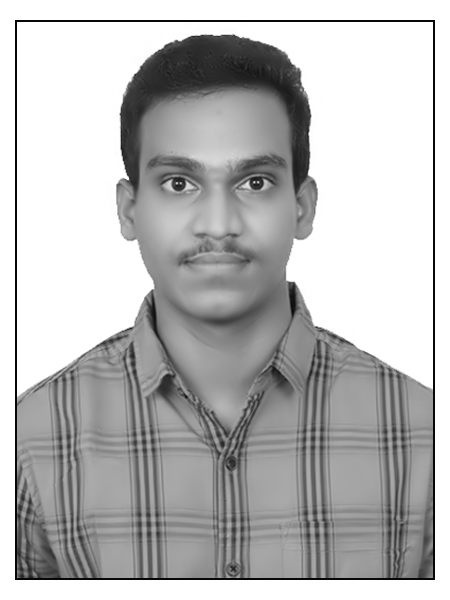
#> input picture 7_COMPUTER_VISION/Z_COMPUTER_VISION_LINE_DIAGRAMS.jpg, 450 x 600 px
$ jupyter execute A1_COMPUTER_VISION_LINE_DIAGRAMS.ipynb   (shell and % lines are left out)
#> lines starting #> are read from the running program, lines starting #| are printed output that depends on the picture
[cell 1]
import numpy as np
import cv2

[cell 2]
## Create a Black Image
img = np.zeros((512,512,3), np.uint8)
cv2.line(img, (240,330), (511,511), (255,0,0), 5)
cv2.rectangle(img, (240,330), (511,511), (0,255,0), 5)
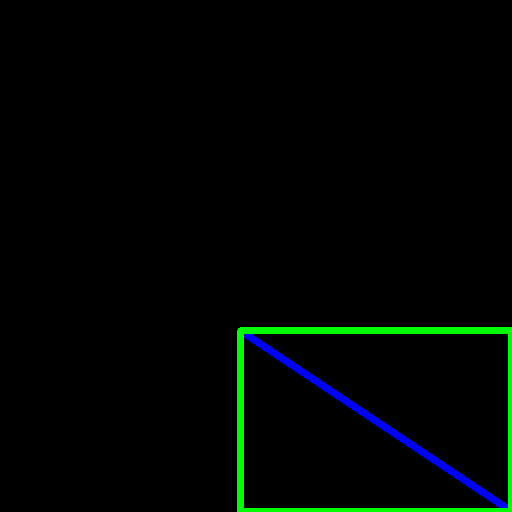
#> img: shape (512, 512, 3); mean of channels 0, 1, 2 2.2, 4.8, 0; drawn as B, G, R
cv2.circle(img, (240,330), 150, (0,0,255), 5)
pts = np.array([[213,45],[245,35],[370,40],[350,78]],np.int32)
pts = pts.reshape(-1,1,2)
cv2.polylines(img, [pts],True,(0,255,255))
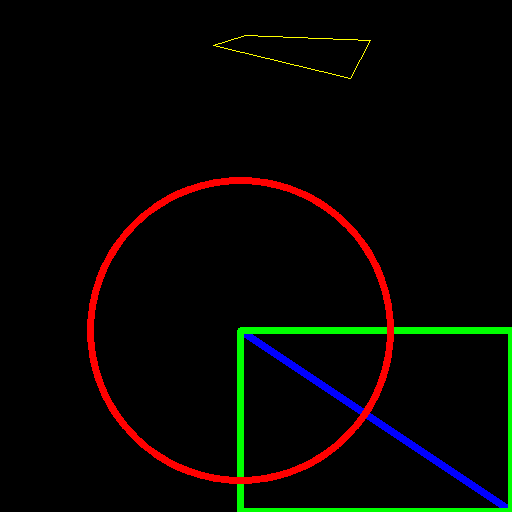
#> img: shape (512, 512, 3); mean of channels 0, 1, 2 2.1, 5, 6.7; drawn as B, G, R

cv2.imshow('sample_image', img)
cv2.waitKey(0)

1️⃣ np.zeros((512,512,3))
This creates a NumPy array filled with zeros.
512, 512 → Height and Width of the image (512 pixels × 512 pixels)
3 → Number of color channels (B, G, R in OpenCV)
So this means:
Create a 512×512 color image.

2️⃣ np.uint8
This defines the data type of each pixel.
uint8 = Unsigned 8-bit integer
Pixel values range from 0 to 255
Standard format for images

🎯 What does this line actually create?
It creates a completely black image of size 512×512.
Why black?
Because all pixel values are 0:
B = 0
G = 0
R = 0
And (0,0,0) = Black in RGB.

https://docs.opencv.org/4.x/d6/d00/tutorial_py_root.html

--> load an image and display

--> Use the function cv2. imread() to read an image.
--> The image should be in the working directory or a full path of image should be given.

--> Second argument is a flag which specifies the way image should be read.

--> CV2. IMREAD_COLOR: Loads a color image. Any transparency of image will be neglected. It is the default flag.
--> CV2.IMREAD_GRAYSCALE: Loads image in grayscale mode
--> CV2. IMREAD_UNCHANGED: Loads image as such including alpha channel
--> instead we can pass 1,0, -1 respectively

### Open_cv

[cell 3]
import cv2
img = cv2.imread("Z_COMPUTER_VISION_LINE_DIAGRAMS.jpg", 0)
#> img is the input picture: shape (600, 450); min 0, max 255, mean 185.4
print(type(img), img.shape, img)
#> (printed output is left out)
cv2.imshow('image', img)
k = cv2.waitKey(0)
#> (key Esc is pressed here)
if k == 27:  #wait for ESC Key to exit
    cv2.destroyAllWindows()
elif k == ord('s'):  #wait for 's' key to save and exit
    print("saving the image >>>")
    cv2.imwrite("Z_COMPUTER_VISION_LINE_DIAGRAMS.jpg", img)
    print("Image Saved")
    cv2.destroyAllWindows()

### Color_channels

[cell 4]
import cv2

image = cv2.imread("Z_COMPUTER_VISION_LINE_DIAGRAMS.jpg")

b = image.copy()
#set green and red channels to 0
b[:, :, 1] = 0
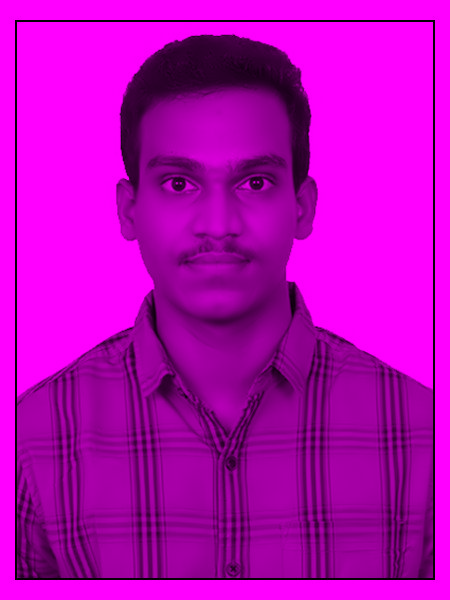
#> b: shape (600, 450, 3); mean B, G, R 185.4, 0, 185.4
b[:, :, 2] = 0
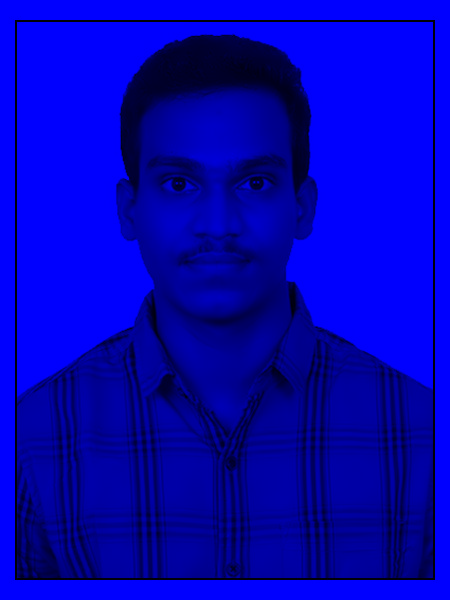
#> b: shape (600, 450, 3); mean B, G, R 185.4, 0, 0

g = image.copy()
#set blue and red channels to 0
g[:, :, 0] = 0
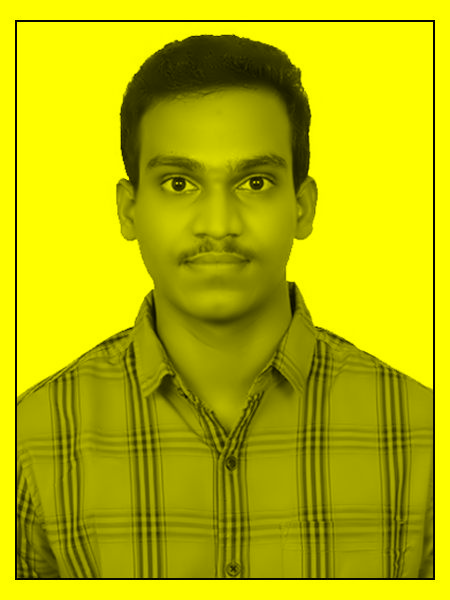
#> g: shape (600, 450, 3); mean B, G, R 0, 185.4, 185.4
g[:, :, 2] = 0
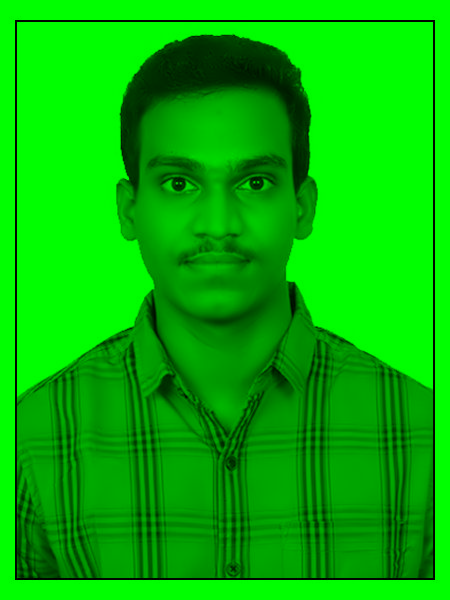
#> g: shape (600, 450, 3); mean B, G, R 0, 185.4, 0

r = image.copy()
#set green and red channels to 0
r[:, :, 0] = 0
r[:, :, 1] = 0
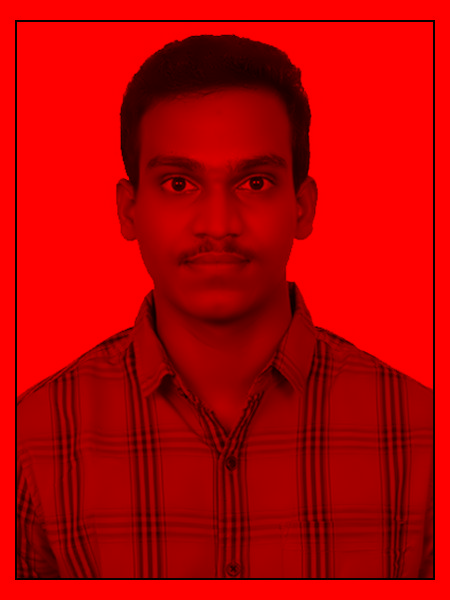
#> r: shape (600, 450, 3); mean B, G, R 0, 0, 185.4

#RGB - Blue
cv2.imshow('B-RGB', b)
cv2.waitKey(0)
#RGB - Green
cv2.imshow('B-RGB', g)
cv2.waitKey(0)
#RGB - Red
cv2.imshow('B-RGB', r)

cv2.waitKey(0)
cv2.destroyAllWindows()

### Resize

[cell 5]
import cv2
import numpy as np

img = cv2.imread("Z_COMPUTER_VISION_LINE_DIAGRAMS.jpg",0)

res = cv2.resize(img,None,fx=.5, fy=0.5, interpolation = cv2.INTER_CUBIC)
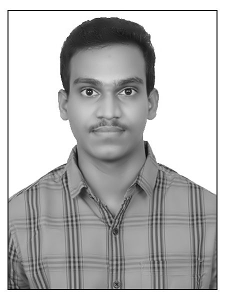
#> res: shape (300, 225); min 0, max 255, mean 185.4

#OR
print(img.shape)
#| (600, 450)
height, width = img.shape[:2]
#> height = 600; width = 450

#res = cv2.resize(img, (300,300), interpolation = cv2.INTER_CUBIC)
cv2.imshow('image', img)
cv2.waitKey(0)
cv2.imshow('sclaed_image', res)
cv2.waitKey(0)
cv2.destroyAllWindows()

interpolation = cv2.INTER_CUBIC
→ Method used to calculate new pixel values during resizing

None
→ Output image size (not specified directly)

### Pixel_access

[cell 6]
import cv2
import numpy as np

img = cv2.imread("Z_COMPUTER_VISION_LINE_DIAGRAMS.jpg", 0)
print(img.shape)
#| (600, 450)

px = img[100,100]
#> px = 255
print(px)
#| 255
